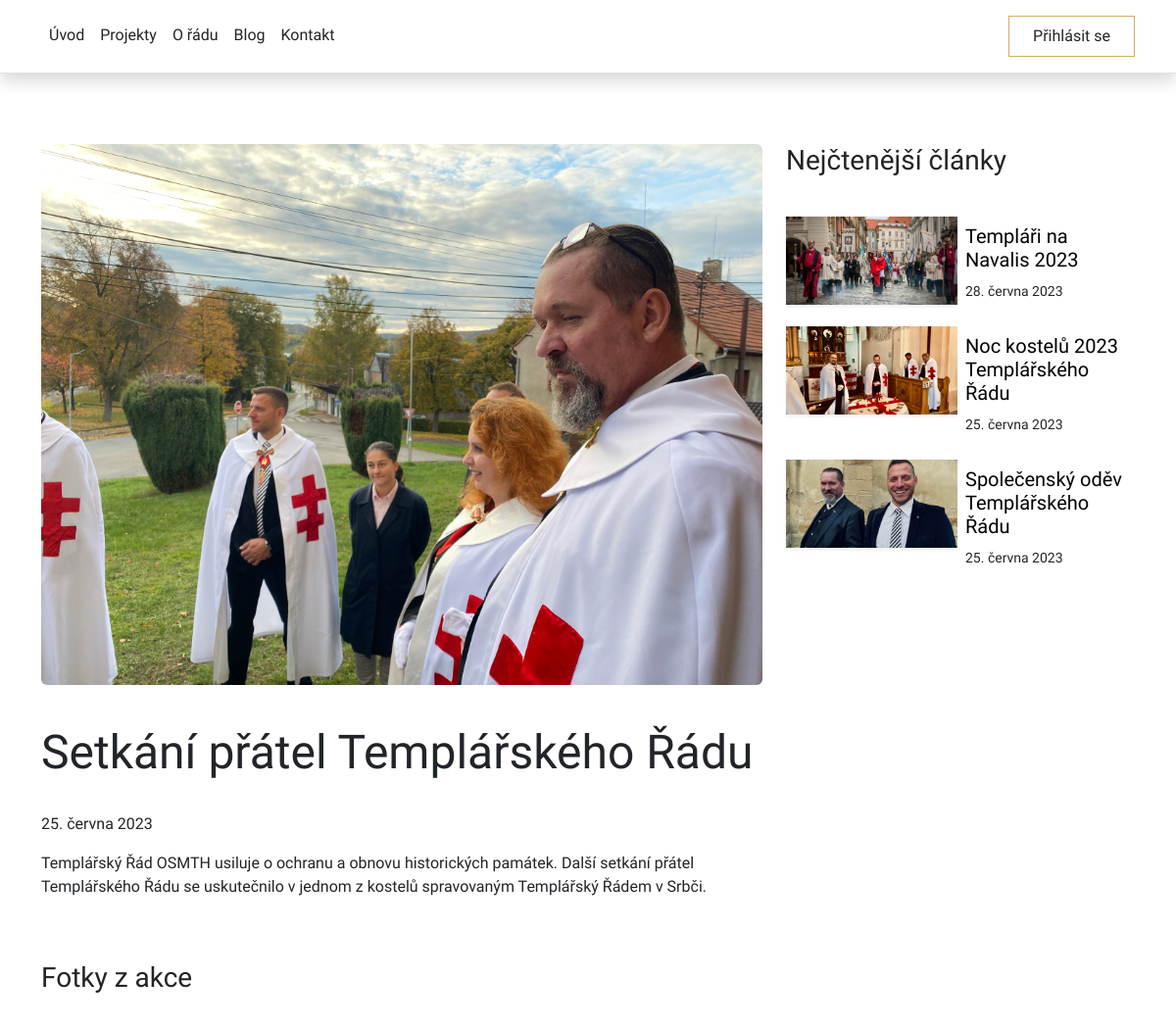
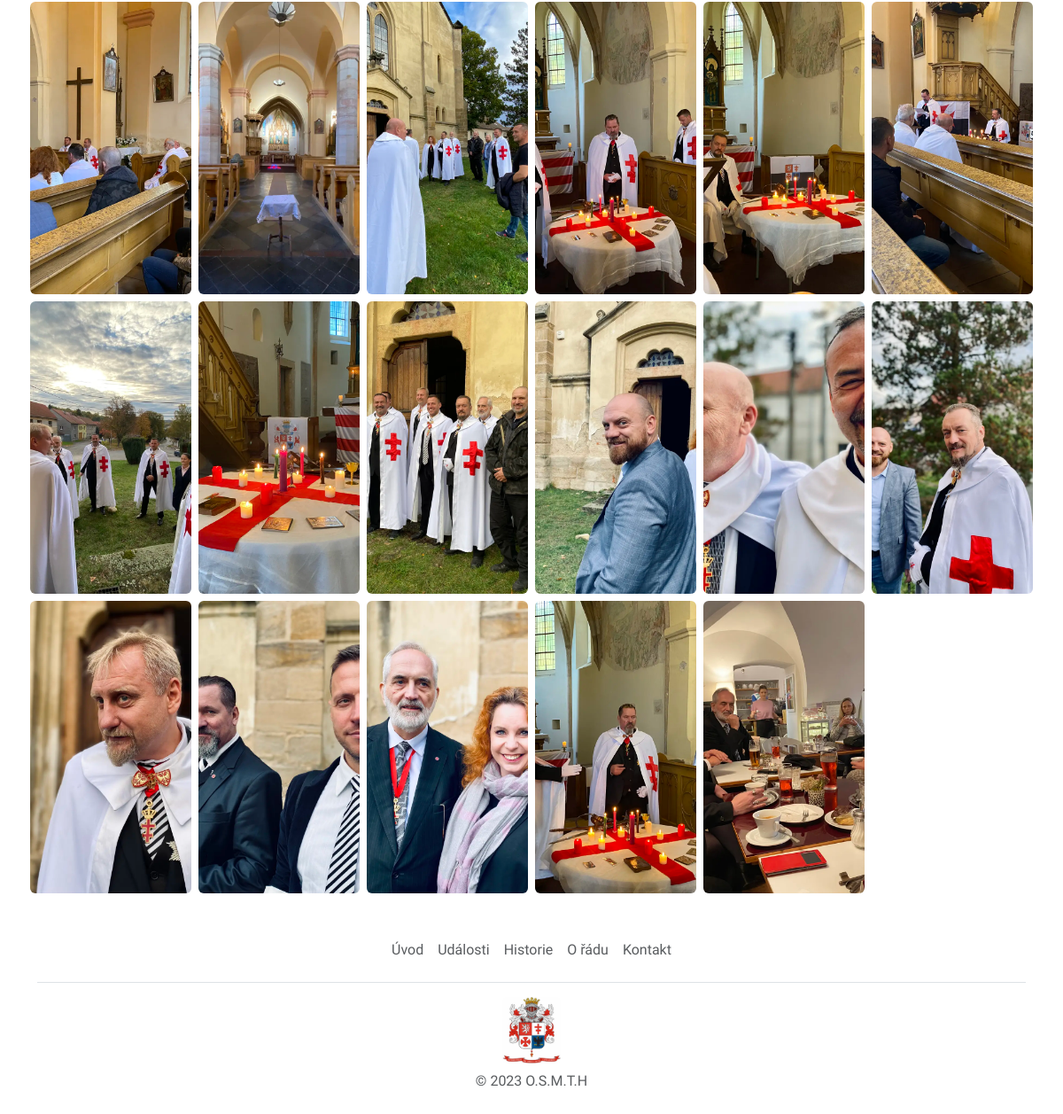
Page /blog/2-setkani-pratel-radu on the committed database (2 pictures, top to bottom).
### web/models.py (models this page shows, shortened)
class Article(models.Model):
    options = (
        ("draft","Draft"),
        ("published","Published"),
    )
    title = models.CharField(max_length=255, verbose_name="Article title")
    pub_date = models.DateField( editable=True, verbose_name="Published date")
    updated = models.DateTimeField(auto_now=True)
    slug = AutoSlugField(populate_from = "title", unique_with="pub_date__month", editable=True)
    author = models.ForeignKey(User, on_delete=models.CASCADE)
    status = models.CharField(max_length=10, choices=options, default="draft")
    image = ResizedImageField(force_format='WEBP',quality=75,null=True, blank=True, upload_to="images/")
    content = models.TextField()
    video = models.TextField(blank=True,null=True, default="")

class ArticleImage(models.Model):
    article = models.ForeignKey(Article, on_delete=models.CASCADE, null=True, blank=True)
    name = models.CharField(max_length=255,null=True,blank=True)
    image = ResizedImageField(force_format='WEBP',quality=75,null=True, blank=True, upload_to="gallery/")

### web/views.py (the view)
# urls.py: path('blog/<slug:slug>', views.blog_detail_page, name="blog_detail"),
def blog_detail_page(request,slug):
    article = get_object_or_404(Article, slug=slug)
    photos = ArticleImage.objects.filter(article=article)
    articles = Article.objects.filter(~Q(slug=slug),status="published")[0:3]
    context = {"article":article,
               "photos":photos,
               "articles":articles,
                 }
    return render(request, "blog_detail.html",context)

### templates/blog_detail.html (shortened to what this page needs)
{% extends 'base.html' %}
{% load static %}
{% block content %}
<div class="container py-4 mt-5 ">
    <div class="row">
        <div class="col-lg-8">
            <img src="{{ article.image.url }}" class="img-fluid rounded mb-3" alt="...">
            <h1 class="display-5 callout  py-4 " >{{article.title}}</h1>
            <p>{{article.pub_date}}</p>
            <p>{{article.content}}</p>
        </div>
        <div class="col-lg-4">
            <h3 class="callout pb-4">Nejčtenější články</h3>
            {% for a in articles %}
              <div class="d-flex flex-grow-1 my-3">
                  <div src="" class="shadow-sm" style="min-width: 175px; height:90px; background-color: white;
                  background: url({{ a.image.url }}) center center;
                  background-size: cover;"></div>
                <div class="p-2  align-items-start">
                  <a class="rel-link" href="{% url 'web:blog_detail' slug=a.slug %}"><h5>{{a.title}}</h5></a>
                  <small>{{a.pub_date}}</small>
                </div>
              </div>
            {% endfor %}
        </div>
    </div>
</div>
{% if photos %}
<section>
  <div class="container">
    <h3 class="callout py-4">Fotky z akce</h3>
  <div class="row">
    {% for p in photos %}
  <div class="col-sm-6 col-md-2 col-lg-2 p-1">
    <div src="" onclick="openModal();currentSlide({{ forloop.counter }})" class="hover-shadow zoom rounded" style="width: 100%; height: 330px;  background-color: white;
    background: url({{ p.image.url }}) center center;
    background-size: cover;"></div>
  </div>
  {% endfor %}
  </section>
{% endif %}
{% endblock content %}

### static/css/custom_style.css (style rules this page uses)
body { font-family: 'Maven Pro', sans-serif; }
.callout { font-family: 'Marcellus', serif; }
.rel-link { color: black; text-decoration: none; }
.zoom { padding: 50px; transition: transform .2s; width: 200px; height: 200px; margin: 0 auto; }

### rows in the picture
Article: image (picture), title "Setkání přátel Templářského Řádu", pub_date "25. června 2023", content "Templářský Řád OSMTH usiluje o ochranu a obnovu historických památek. Další setkání přátel Templářského Řádu se uskutečnilo v jednom z kostelů spravovaným Templářský Řádem v Srbči."
Article: image (picture), title "Templáři na Navalis 2023", pub_date "28. června 2023"
Article: image (picture), title "Noc kostelů 2023 Templářského Řádu", pub_date "25. června 2023"
Article: image (picture), title "Společenský oděv Templářského Řádu", pub_date "25. června 2023"
ArticleImage: image (picture)
ArticleImage: image (picture)
ArticleImage: image (picture)
ArticleImage: image (picture)
ArticleImage: image (picture)
ArticleImage: image (picture)
ArticleImage: image (picture)
ArticleImage: image (picture)
ArticleImage: image (picture)
ArticleImage: image (picture)
ArticleImage: image (picture)
ArticleImage: image (picture)
ArticleImage: image (picture)
ArticleImage: image (picture)
ArticleImage: image (picture)
ArticleImage: image (picture)
ArticleImage: image (picture)
